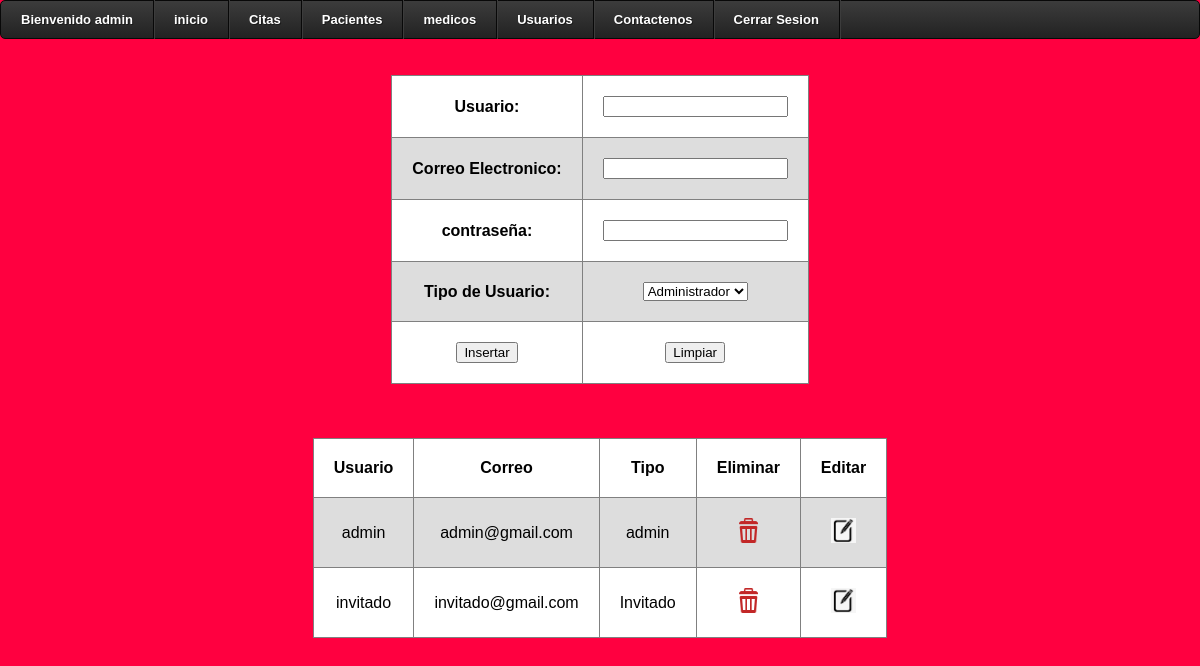
The app's page /modulos/admin/usuarios.php (signed in) with its own data.
### tables this page shows
CREATE TABLE `users` (
  `user` varchar(20) NOT NULL,
  `correo` varchar(20) NOT NULL,
  `pass` varchar(20) NOT NULL,
  `permissions` varchar(10) NOT NULL,
  `imagen` varchar(10) DEFAULT NULL
);

### modulos/class.php (called while the page is built, shortened)
<?php
class Conectar{
 public static function con(){
 	$link=mysqli_connect('localhost','root','');
 	mysqli_query($link,"SET NAMES 'utf8'");
 	mysqli_select_db($link,'clinica');
 	return $link;
 }
}
class Trabajo{
 private $medic;
 public function __construct(){
 	$this->medic=array();
 }
 public function ver_user(){
	$sql="SELECT user, correo, permissions FROM users ORDER BY user ASC;";
	$res=mysqli_query(Conectar::con(),$sql);
	while($row=mysqli_fetch_assoc($res)){
		$this->medic[]=$row;
	}
	return $this->medic;
 }
}
?>

### modulos/admin/usuarios.php (the view, shortened to what this page needs)
<?php
if($_SESSION['user']){
?>
<?php
include("../class.php");
?>
<!doctype html>
<html lang=''>
<head>
   <link rel="stylesheet" href="../../css/cssc.css">
   <link rel="stylesheet" href="../../css/tab.css">
</head>
<body>
<div class='fondo'>
<div id='cssmenu'>
<ul>
    <li><a><span>Bienvenido <?=$_SESSION['user'];?></span></a></li>
   <li><a href='./contenido.php'><span>inicio</span></a></li>
   <li><a href='./citas.php'><span>Citas</span></a></li>
   <li><a href='./pacientes.php'><span>Pacientes</span></a></li>
   <li><a href='./medicos.php'><span>medicos</span></a></li>
   <li><a href='./usuarios.php'><span>Usuarios</span></a></li>
   <li class='last'><a href='#'><span>Contactenos</span></a></li>
   <li><a href='./salir.php'><span>Cerrar Sesion</span></a></li>
</ul>
</div>
<br><br>
<div>
<form name="form" action="./iuser.php" method="post">
		<table border="1" align="center">
			<tr>
				<th>Usuario:</th>
				<td><input type="text" name="u" required/>
				</td>
			</tr>
            <tr>
				<th>Correo Electronico:</th>
				<td><input type="text" name="c" pattern="^[\w._%-]+@[\w.-]+\.[a-zA-Z]{2,4}$" required/>
				</td>
			</tr>
			<tr>
				<th>contraseña:</th>
				<td><input type="password" name="p" required/>
				</td>
			</tr>
			<tr>
				<th>Tipo de Usuario:</th>
				<td><select name="Tipo">
					<option value="admin">Administrador</option>
				</select>
				</td>
			</tr>
			<tr>
				<td><input type="submit" value="Insertar" title="Registrar""></td>
					<td><input type="reset" value="Limpiar"></td>
				</tr>
			</table>
		</form>
</body>
</html>
<?php
$t = new Trabajo();
$reg=$t->ver_user();
echo  " <table border='1' align='center'>
			<tr align='center'>
				<th>Usuario</th>
				<th>Correo</th>
				<th>Tipo</th>
				<th>Eliminar</th>
				<th>Editar</th>
			</tr><br><br><br>";
	for ($i=0;$i<count($reg);$i++){
		echo "<tr><td>".$reg[$i]['user']."</td>";
		echo "<td>".$reg[$i]['correo']."</td>";
		echo "<td>".$reg[$i]['permissions']."</td>";
		?>
		<td align="center"><a href="javascript:void(0);" onClick="eliminar('eliminar.php?u=<?php echo $reg[$i]['user'];?>');" title="Eliminar Registros"><img src="../../img/elim.png" width="25" height="25">
		</a></td>
		<td><a href="javascript:void(0);" onclick="window.location='editar.php?u=<?php echo $reg[$i]['user']?>'" title="Editar Registros"><img src="../../img/edit.png" width="25" height="25"></a>
		</td>
		</tr>
		<?php
	}
	echo "</table>";
?>
</body>
<html>
<?php
}else{
	echo "<script type='text/javascript'>
     alert('ERROR!! al iniciar sesion');
     window.location='../../index.php';
     </script>";
}
?>

### css/cssc.css (style rules this page uses)
#cssmenu, #cssmenu ul, #cssmenu li, #cssmenu a { border: none; line-height: 1; margin: 0; padding: 0; }
#cssmenu { height: 37px; display: block; border: 1px solid; border-radius: 5px; width: auto; border-color: #080808; margin: 0; padding: 0; }
#cssmenu > ul { list-style: inside none; margin: 0; padding: 0; }
#cssmenu > ul > li { list-style: inside none; float: left; display: inline-block; position: relative; margin: 0; padding: 0; }
#cssmenu > ul > li > a { outline: none; display: block; position: relative; text-align: center; text-decoration: none; text-shadow: 1px 1px 0 rgba(0, 0, 0, 0.4); font-weight: 700; font-size: 13px; font-family: Arial, Helvetica, sans-serif; border-right: 1px solid #080808; color: #ffffff; padding: 12px 20px; }
#cssmenu > ul > li:first-child > a { border-radius: 5px 0 0 5px; }
#cssmenu > ul > li > a:after { content: ""; position: absolute; border-right: 1px solid; top: -1px; bottom: -1px; right: -2px; z-index: 99; border-color: #3c3c3c; }
#cssmenu, #cssmenu ul ul > li:hover > a, #cssmenu ul ul li a:hover { background: #3c3c3c; background: -moz-linear-gradient(top, #3c3c3c 0%, #222222 100%); background: -webkit-gradient(linear, left top, left bottom, color-stop(0%, #3c3c3c), color-stop(100%, #222222)); background: -webkit-linear-gradient(top, #3c3c3c 0%, #222222 100%); background: -o-linear-gradient(top, #3c3c3c 0%, #222222 100%); background: -ms-linear-gradient(top, #3c3c3c 0%, #222222 100%); background: linear-gradient(top, #3c3c3c 0%, #222222 100%); }

### css/tab.css (style rules this page uses)
body { margin: 0; padding: 0; background-color: #ff0040; background-size: cover; font-family: sans-serif; height: 100vh; }
table { background-color: white; text-align: center; border-collapse: collapse; width: auto; }
th, td { padding: 20px; }
tr:nth-child(even) { background-color: #ddd; }

### records on screen
users: user "admin", correo "admin@gmail.com", permissions "admin"
users: user "invitado", correo "invitado@gmail.com", permissions "Invitado"

### other values on screen
$_SESSION['user'] "admin"
